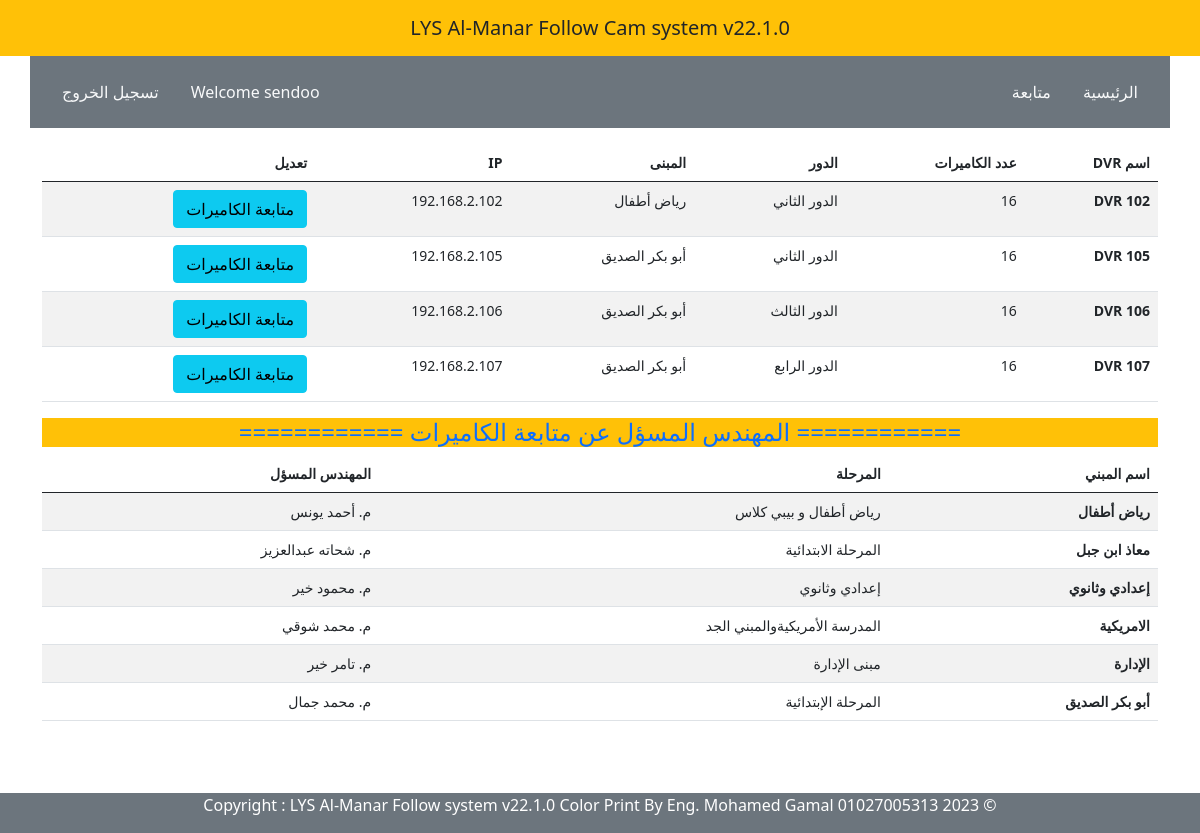
The app's page /follow/all_dvr/ (signed in) with its own data.
### follow/models.py (models this page shows, shortened)
class Add_DVR(models.Model):
    name            = models.CharField(max_length=30, null=True, blank=True)
    floor           = models.CharField(max_length=30, null=True, blank=True)
    ips             = models.CharField(max_length=30, null=True, blank=True)
    ports           = models.CharField(max_length=30, null=True, blank=True)
    build           = models.ForeignKey('Building',on_delete=models.CASCADE)

class Building(models.Model):
    b_name          = models.CharField(choices=BUILDING,max_length=30, null=True, blank=True)
    stage           = models.CharField(max_length=30, null=True, blank=True)
    it_support      = models.CharField(choices=ITSUPPORT,max_length=30, null=True, blank=True)
    user            = models.OneToOneField(User, on_delete=models.CASCADE, null=True)
    def __str__(self) -> str:
        return self.b_name or ''

### follow/views.py (the view)
# urls.py: path('all_dvr/', views.all_dvr , name='all_dvr'),
@login_required(login_url='user-login')
@cache_control(no_cache=True, must_revalidate=True, no_store=True)
def all_dvr(request):
    context = {
        'all_dvr1' :Add_DVR.objects.all().order_by('ips'),
        'all_dvr2' :Building.objects.all(),
        }
    return render(request, 'follow/all_dvr.html' , context)

### templates/follow/all_dvr.html (shortened to what this page needs)
{% extends 'parties/base.html' %}
{% load crispy_forms_tags %}
{% block content %}
<div class="container mt-3" style='width: 95%; font-size: 14px'>
  <table class="table table-striped table-hover">
    <thead>
      <tr>
        <th scope="col">اسم DVR</th>
        <th scope="col">عدد الكاميرات</th>
        <th scope="col">الدور</th>
        <th scope="col">المبنى</th>
        <th scope="col">IP</th>
        <th scope="col">تعديل</th>
      </tr>
    </thead>
    <tbody class="table-group-divider">
        {% for add in all_dvr1 %}
      <tr>
        <th scope="row">{{ add.name }}</th>
        <td>{{ add.ports }}</td>
        <td>{{ add.floor }}</td>
        <td>{{ add.build }}</td>
        <td>{{ add.ips }}</td>
        <td><a href="{% url 'follow_dvr' %}" class="btn btn-info btm-sm">متابعة الكاميرات</a></td>
        {% endfor %}
      </tr>
    </tbody>
  </table>
<div class='text-center text-primary bg-warning'>
  <h4> ============  المهندس المسؤل عن متابعة الكاميرات ============  </h4>
</div>
  <table class="table table-striped table-hover">
    <thead>
      <tr>
        <th scope="col">اسم المبني</th>
        <th scope="col">المرحلة </th>
        <th scope="col">المهندس المسؤل</th>
      </tr>
    </thead>
    <tbody class="table-group-divider">
        {% for add in all_dvr2 %}
      <tr>
        <th >{{ add.b_name }}</th>
        <td>{{ add.stage }}</td>
        <td scope="row">{{ add.it_support }}</td>
        {% endfor %}
      </tr>
    </tbody>
  </table>
</div>
<br >
<br >
<br >
<br >
{% endblock %}

### templates/parties/topnav.html
<div class="wrapper">
    <header>
      <nav  class="navbar navbar-expand-lg navbar-dark navbar-sm {% block navbar %} bg-warning {% endblock %}">
        <a class="navbar-brand flex-grow-1 text-center small-title text-dark" style="color: #fff; left: 50%; transform: translateX(-50%); position: relative;">
           LYS Al-Manar Follow Cam system v22.1.0
        </a>
      </nav>
    </header>
    {% if user.is_authenticated %}
    <div class="container d-flex  bg-secondary mb-3 p-3">
      <div class="d-flex "><a class="nav-link active  link-light" aria-current="page" href="{% url 'home' %}">الرئيسية</a></div>
      <div class="d-flex ms-auto"><a class="nav-link  link-light" href="{% url 'follow_dvr' %}">متابعة </a></div>
      <div class="d-flex "><a class="nav-link  link-light"> Welcome {{ user.username }}</a></div>
      <div class="d-flex "><a class="nav-link  link-light" href="{% url 'user-logout' %}"> تسجيل الخروج</a></div>
    {% else %}
      <div class="d-flex "><a class="nav-link  link-light" href="{% url 'user-login' %}"> تسجيل الدخول</a></div>
    {% endif %}
    </div>

### records on screen
Add_DVR: name "DVR 102", ports "16", floor "الدور الثاني", build "رياض أطفال", ips "192.168.2.102"
Add_DVR: name "DVR 105", ports "16", floor "الدور الثاني", build "أبو بكر الصديق", ips "192.168.2.105"
Add_DVR: name "DVR 106", ports "16", floor "الدور الثالث", build "أبو بكر الصديق", ips "192.168.2.106"
Add_DVR: name "DVR 107", ports "16", floor "الدور الرابع", build "أبو بكر الصديق", ips "192.168.2.107"
Building: b_name "رياض أطفال", stage "رياض أطفال و بيبي كلاس", it_support "م. أحمد يونس"
Building: b_name "معاذ ابن جبل", stage "المرحلة الابتدائية", it_support "م. شحاته عبدالعزيز"
Building: b_name "إعدادي وثانوي", stage "إعدادي وثانوي", it_support "م. محمود خير"
Building: b_name "الامريكية", stage "المدرسة الأمريكيةوالمبني الجد", it_support "م. محمد شوقي"
Building: b_name "الإدارة", stage "مبنى الإدارة", it_support "م. تامر خير"
Building: b_name "أبو بكر الصديق", stage "المرحلة الإبتدائية", it_support "م. محمد جمال"

### other values on screen
{{ user.username }} "sendoo"
